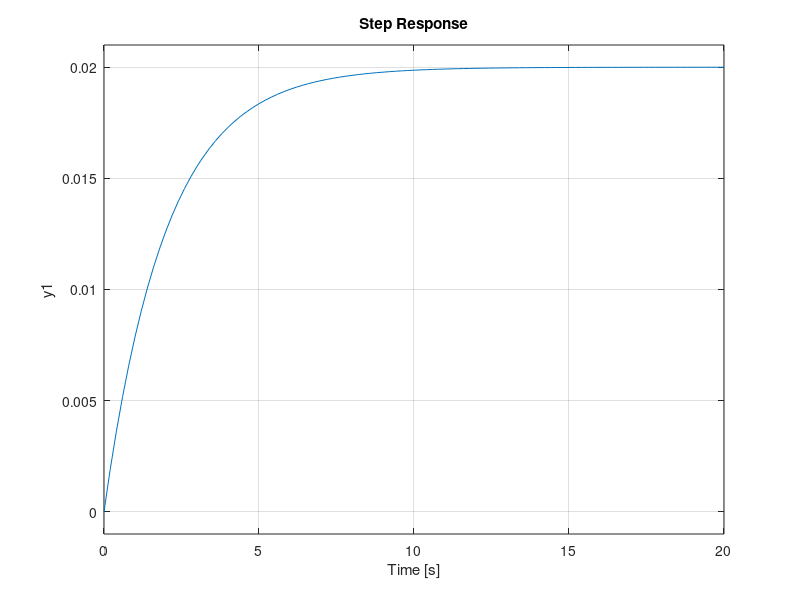
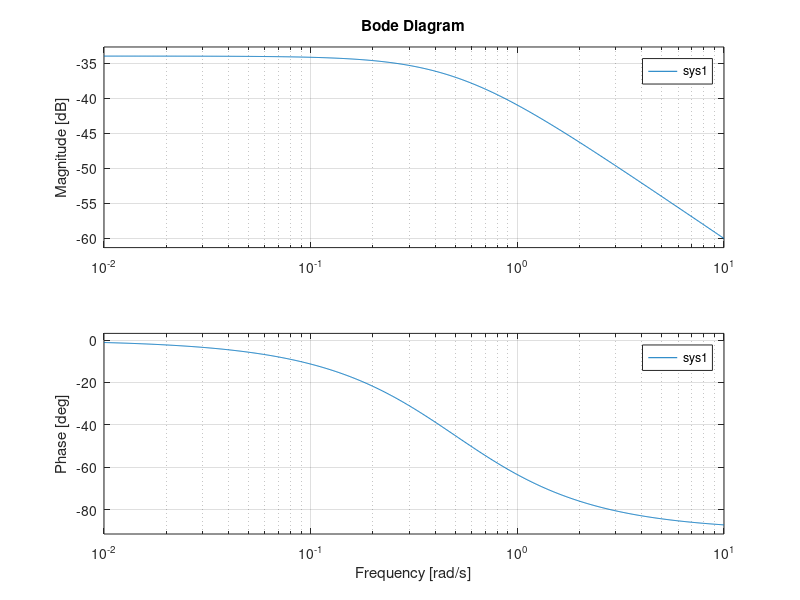
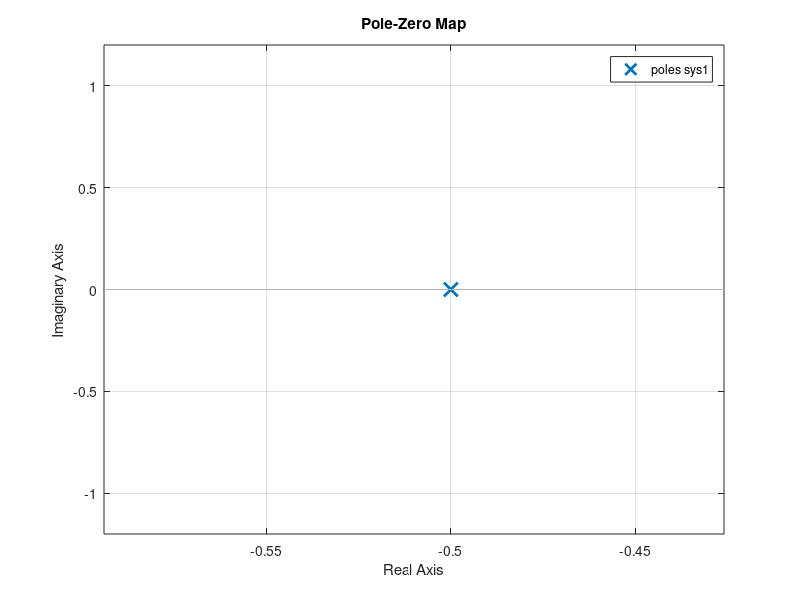
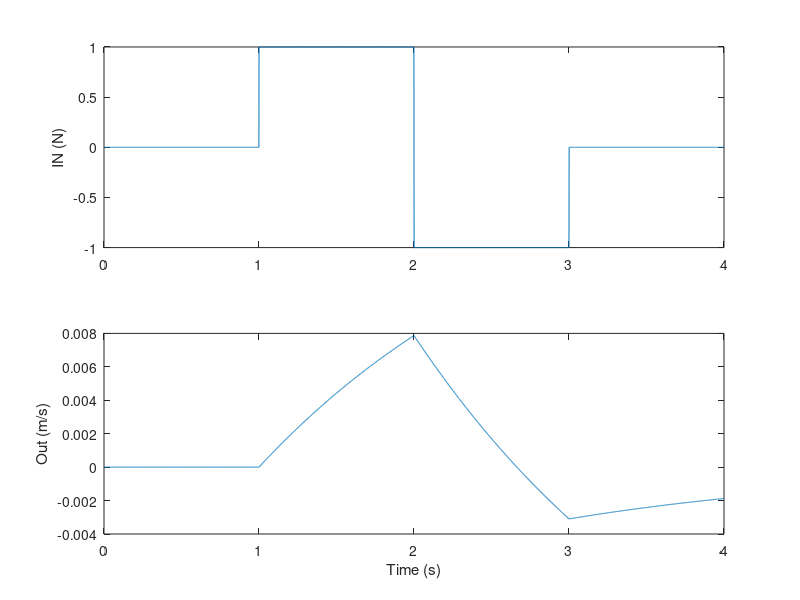

These charts were generated, in order, by the following MATLAB code:
% First-Order LTI System
%Cruise Control Example


clear;
close all;

m = 100; % kg
b = 50; % Ns/m

% Make and LTI system
num = 1/m;
den = [1 b/m];
sys1 = tf(num,den);

% now you can type 'sys1' to see the transfer funtion
sys1

% Look at the time response
figure(1)
step(sys1)

% Look at the freq. response (low pass filter)
figure(2);
bode(sys1)

% Where are the poles and zeros?
figure(3);
pzmap(sys1);

% use lsim for an arbitrary input
ttime = linspace(0,4,4000);
in = [zeros(1,1000) ones(1,1000) -1*ones(1,1000) zeros(1,1000)];

out = lsim(sys1,in,ttime);
figure(4);
subplot(211)
plot(ttime,in);
ylabel('IN (N)');
subplot(212)
plot(ttime,out);
ylabel('Out (m/s)');
xlabel('Time (s)');


